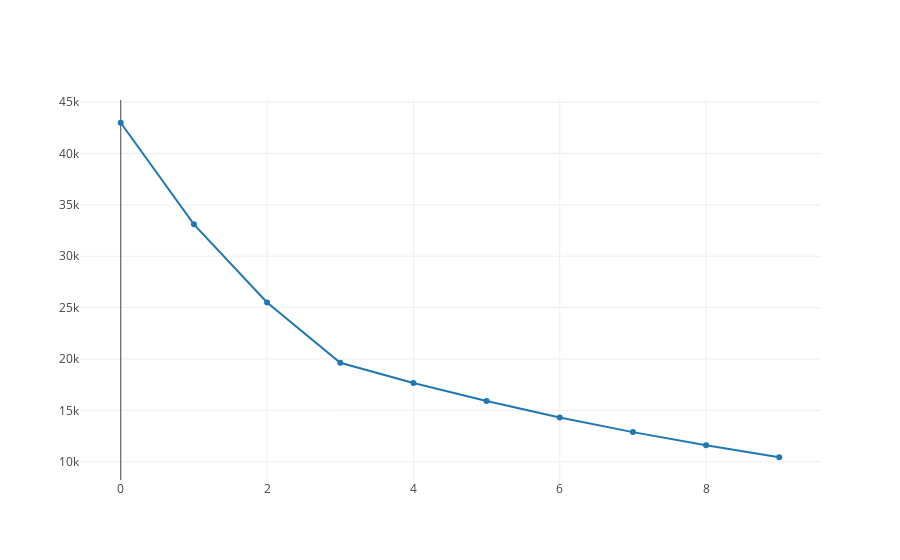

Write notebook code for a chart like this one.
### Code cell
line_chart(actual.depreciated_value)

### Figure 1 — Plotly figure (JSON) as saved in the notebook; plotly's stock layout.template omitted (floating-point values rounded to 4 significant figures)
{"data": [{"type": "scatter", "uid": "3beb75a8-b048-11e8-b1ba-0800274b61a7", "y": [43000, 33110, 25490.0, 19630.0, 17670.0, 15900.0, 14310.0, 12880.0, 11590.0, 10430.0]}], "layout": {}}
